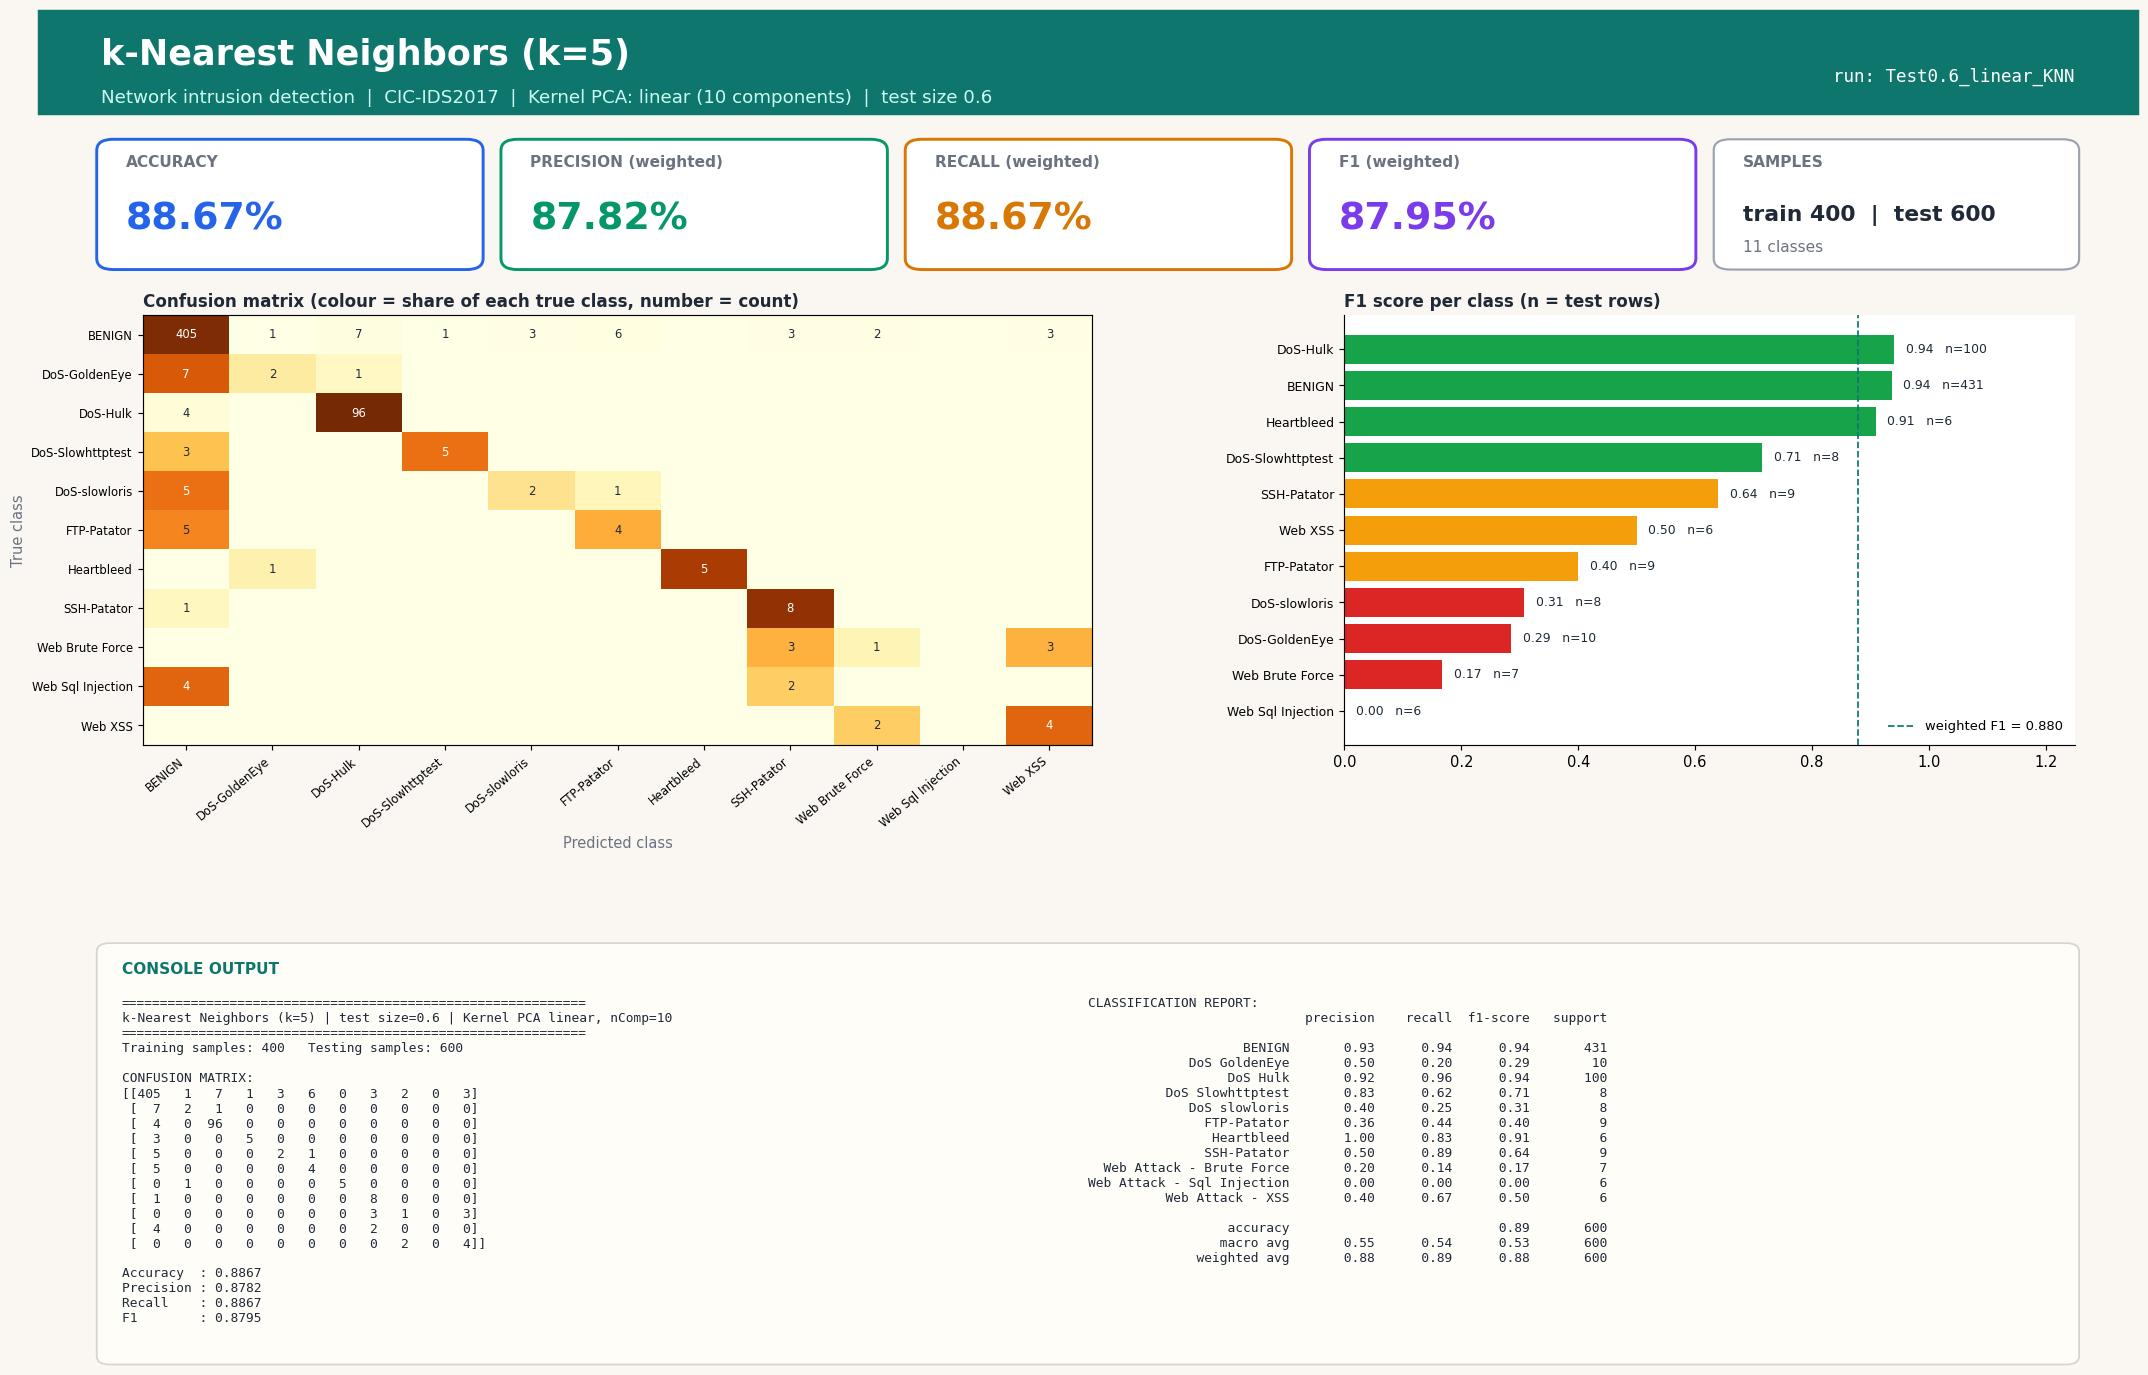

This figure's Python source:
#!/usr/bin/env python3
"""k-Nearest Neighbors (k=5) | Test size 0.6 | Kernel PCA kernel=linear, n_components=10
CIC-IDS2017 (Tue+Wed+Thu-morning) 1000-row stratified sample.
Run in any IDE (Spyder / VS Code / PyCharm / Jupyter): open the file and press Run, no arguments needed.
Saves next to this file: 'Test0.6_linear_KNN.jpg' - one image with the console output (confusion matrix, metrics, classification report) plus charts."""
import json, os
import numpy as np
import matplotlib.pyplot as plt
from sklearn.decomposition import KernelPCA
from sklearn.neighbors import KNeighborsClassifier
from sklearn.metrics import (accuracy_score, classification_report, confusion_matrix,
                             f1_score, precision_score, recall_score)
from sklearn.model_selection import train_test_split
from sklearn.preprocessing import StandardScaler

TEST_SIZE, KERNEL, N_COMP, ALG, ALG_NAME = 0.6, "linear", 10, "KNN", "k-Nearest Neighbors (k=5)"
try:
    HERE = os.path.dirname(os.path.abspath(__file__))
except NameError:                      # Jupyter / interactive console
    HERE = os.getcwd()
def _find_root():                      # folder that contains data/sample.npz (works from any working directory)
    for p in (HERE, os.path.join(HERE, ".."), os.path.join(HERE, "..", ".."), os.getcwd()):
        if os.path.exists(os.path.join(p, "data", "sample.npz")):
            return os.path.abspath(p)
    raise FileNotFoundError("data/sample.npz not found - run prepare_data.py or keep the repo folder structure")
ROOT = _find_root()
tag = f"Test{TEST_SIZE}_{KERNEL}_{ALG}"

# 1. LOAD cached, cleaned sample (see prepare_data.py)
d = np.load(os.path.join(ROOT, "data", "sample.npz"), allow_pickle=True)
X, y, class_names = d["X"], d["y"], [str(c).replace("�", "-") for c in d["classes"]]

# 2. SPLIT
X_train, X_test, y_train, y_test = train_test_split(
    X, y, test_size=TEST_SIZE, random_state=42, stratify=y)

# 3. SCALE (fit on train only)
scaler = StandardScaler()
X_train = scaler.fit_transform(X_train); X_test = scaler.transform(X_test)

# 4. DIMENSIONALITY REDUCTION: Kernel PCA (fit on train only; gamma = sklearn default 1/n_features)
kpca = KernelPCA(n_components=N_COMP, kernel=KERNEL, random_state=0)
X_train = kpca.fit_transform(X_train); X_test = kpca.transform(X_test)

# 5. CLASSIFIER
classifier = KNeighborsClassifier(n_neighbors=5)
classifier.fit(X_train, y_train)
y_pred = classifier.predict(X_test)

# 6. METRICS
labels = np.arange(len(class_names))
cm = confusion_matrix(y_test, y_pred, labels=labels)
res = dict(test_size=TEST_SIZE, kernel=KERNEL, n_components=N_COMP, algorithm=ALG, model=ALG_NAME,
           n_train=int(len(y_train)), n_test=int(len(y_test)),
           accuracy=accuracy_score(y_test, y_pred),
           precision=precision_score(y_test, y_pred, average="weighted", zero_division=0),
           recall=recall_score(y_test, y_pred, average="weighted", zero_division=0),
           f1=f1_score(y_test, y_pred, average="weighted", zero_division=0))
report = classification_report(y_test, y_pred, labels=labels, target_names=class_names, zero_division=0)
lines = ["=" * 60, f"{ALG_NAME} | test size={TEST_SIZE} | Kernel PCA {KERNEL}, nComp={N_COMP}", "=" * 60,
         f"Training samples: {len(y_train)}   Testing samples: {len(y_test)}", "", "CONFUSION MATRIX:", np.array2string(cm), ""]
for k in ("accuracy", "precision", "recall", "f1"): lines.append(f"{k.capitalize():10s}: {res[k]:.4f}")
lines += ["", "CLASSIFICATION REPORT:", report]
console_output = "\n".join(lines); print(console_output)

# 7. VISUAL OUTPUT: ONE report-style image (banner, KPI cards, charts, console output) - real results only
from matplotlib.patches import FancyBboxPatch, Rectangle
short = [c.replace("Web Attack - ", "Web ").replace("DoS ", "DoS-") for c in class_names]
rep = classification_report(y_test, y_pred, labels=labels, target_names=class_names, zero_division=0, output_dict=True)
cmn = cm / np.maximum(cm.sum(axis=1, keepdims=True), 1)          # row-normalised = per-class recall
INK, MUTED, BG, ACC = "#1f2937", "#6b7280", "#faf7f2", "#0f766e"
fig = plt.figure(figsize=(20, 13.2), dpi=105, facecolor=BG)
fig.add_artist(Rectangle((0, 0.925), 1, 0.075, transform=fig.transFigure, color=ACC, zorder=0))
fig.text(0.03, 0.968, f"{ALG_NAME}", fontsize=24, fontweight="bold", color="white", va="center")
fig.text(0.03, 0.937, f"Network intrusion detection  |  CIC-IDS2017  |  Kernel PCA: {KERNEL} ({N_COMP} components)  |  test size {TEST_SIZE}",
         fontsize=12.5, color="#ccfbf1", va="center")
fig.text(0.97, 0.952, f"run: {tag}", fontsize=12, color="white", ha="right", va="center", family="monospace")

# KPI cards
cards = [("ACCURACY", res["accuracy"], "#2563eb"), ("PRECISION (weighted)", res["precision"], "#059669"),
         ("RECALL (weighted)", res["recall"], "#d97706"), ("F1 (weighted)", res["f1"], "#7c3aed")]
for i, (lab, v, col) in enumerate(cards):
    x0 = 0.03 + i * 0.1925
    fig.add_artist(FancyBboxPatch((x0, 0.815), 0.18, 0.09, boxstyle="round,pad=0.002,rounding_size=0.008", transform=fig.transFigure,
                                  facecolor="white", edgecolor=col, linewidth=2))
    fig.text(x0 + 0.012, 0.887, lab, fontsize=10.5, color=MUTED, fontweight="bold")
    fig.text(x0 + 0.012, 0.842, f"{v * 100:.2f}%", fontsize=26, color=col, fontweight="bold")
fig.add_artist(FancyBboxPatch((0.80, 0.815), 0.17, 0.09, boxstyle="round,pad=0.002,rounding_size=0.008", transform=fig.transFigure,
                              facecolor="white", edgecolor="#9ca3af", linewidth=1.5))
fig.text(0.812, 0.887, "SAMPLES", fontsize=10.5, color=MUTED, fontweight="bold")
fig.text(0.812, 0.848, f"train {res['n_train']}  |  test {res['n_test']}", fontsize=15, color=INK, fontweight="bold")
fig.text(0.812, 0.826, f"{len(class_names)} classes", fontsize=10.5, color=MUTED)

gs = fig.add_gridspec(1, 2, left=0.05, right=0.97, top=0.78, bottom=0.47, wspace=0.30, width_ratios=[1.3, 1])
ax1 = fig.add_subplot(gs[0, 0]); ax2 = fig.add_subplot(gs[0, 1])
for ax in (ax1, ax2): ax.set_facecolor("white")
im = ax1.imshow(cmn, cmap="YlOrBr", vmin=0, vmax=1, aspect="auto")
ax1.set_xticks(labels); ax1.set_yticks(labels); ax1.set_xticklabels(short, rotation=40, ha="right", fontsize=8); ax1.set_yticklabels(short, fontsize=8)
ax1.set_title("Confusion matrix (colour = share of each true class, number = count)", loc="left", fontsize=11.5, color=INK, fontweight="bold")
ax1.set_xlabel("Predicted class", color=MUTED); ax1.set_ylabel("True class", color=MUTED)
for a_ in labels:
    for b_ in labels:
        if cm[a_, b_]: ax1.text(b_, a_, cm[a_, b_], ha="center", va="center", fontsize=8, color="white" if cmn[a_, b_] > 0.6 else INK)
f1s = [rep[c]["f1-score"] for c in class_names]; sup = [int(rep[c]["support"]) for c in class_names]
order = np.argsort(f1s)
cols = ["#dc2626" if f1s[i] < 0.34 else "#f59e0b" if f1s[i] < 0.67 else "#16a34a" for i in order]
ax2.barh(range(len(order)), [f1s[i] for i in order], color=cols)
ax2.set_yticks(range(len(order))); ax2.set_yticklabels([short[i] for i in order], fontsize=8.5); ax2.set_xlim(0, 1.25)
ax2.set_title("F1 score per class (n = test rows)", loc="left", fontsize=11.5, color=INK, fontweight="bold")
for k, i in enumerate(order): ax2.text(f1s[i] + 0.02, k, f"{f1s[i]:.2f}   n={sup[i]}", va="center", fontsize=8.5, color=INK, zorder=5, bbox=dict(facecolor="white", edgecolor="none", pad=1))
for sp in ("top", "right"): ax2.spines[sp].set_visible(False)
ax2.axvline(res["f1"], color=ACC, ls="--", lw=1.2, label=f"weighted F1 = {res['f1']:.3f}"); ax2.legend(loc="lower right", fontsize=9, frameon=False)

# console output panel (same text that is printed to the console)
fig.add_artist(FancyBboxPatch((0.03, 0.025), 0.94, 0.30, boxstyle="round,pad=0.002,rounding_size=0.006", transform=fig.transFigure,
                              facecolor="#fffdf8", edgecolor="#d6d3d1", linewidth=1.2))
fig.text(0.04, 0.305, "CONSOLE OUTPUT", fontsize=10.5, color=ACC, fontweight="bold")
split_at = lines.index("CLASSIFICATION REPORT:")
fig.text(0.04, 0.288, "\n".join(lines[:split_at]), family="monospace", fontsize=8.8, color=INK, va="top")
fig.text(0.50, 0.288, "\n".join(lines[split_at:]), family="monospace", fontsize=8.8, color=INK, va="top")
plt.savefig(os.path.join(HERE, tag + ".jpg"), format="jpg", bbox_inches="tight", facecolor=BG)
if os.environ.get("ACN_NO_SHOW") != "1": plt.show()   # IDEs display the image; run_all.py disables this
plt.close()

os.makedirs(os.path.join(ROOT, "results", "json"), exist_ok=True)
with open(os.path.join(ROOT, "results", "json", tag + ".json"), "w") as f: json.dump(res, f)
